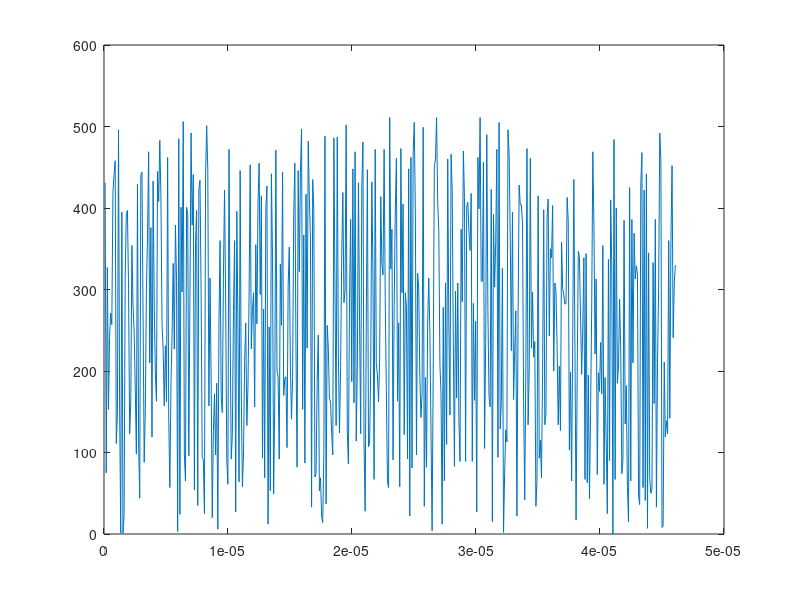
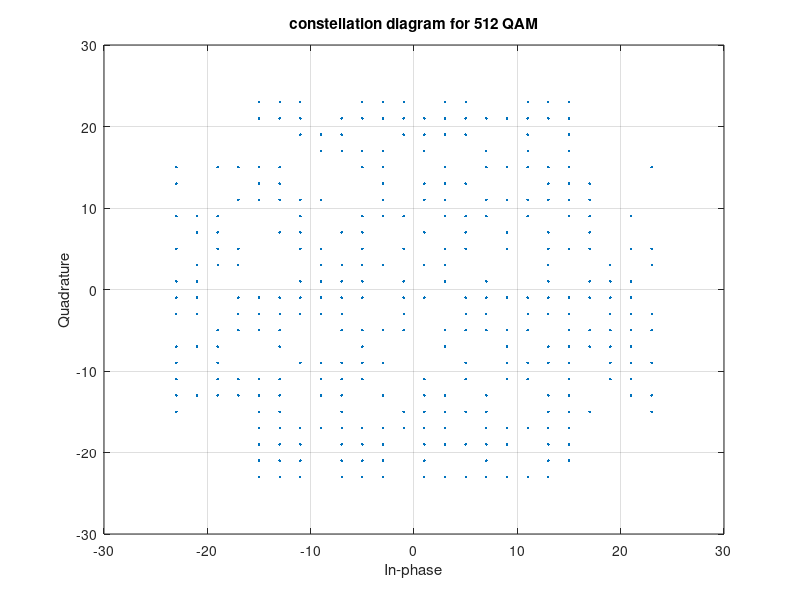
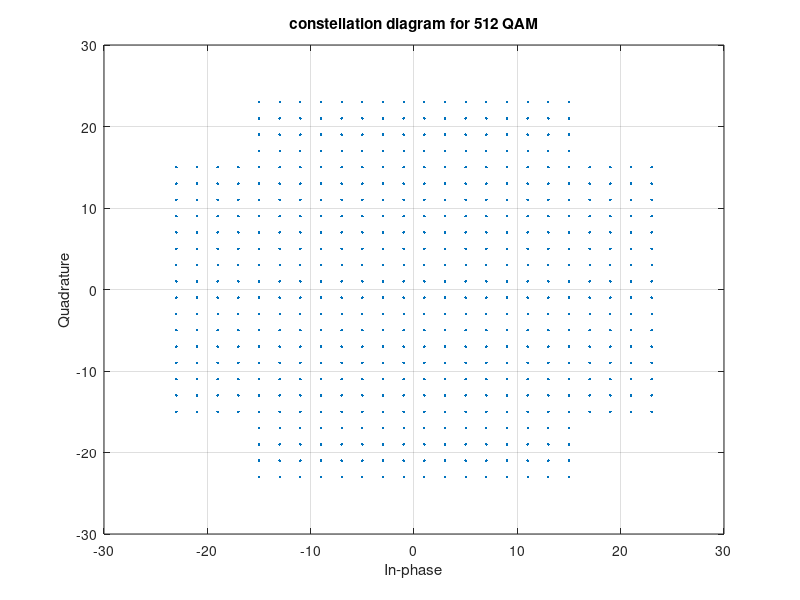
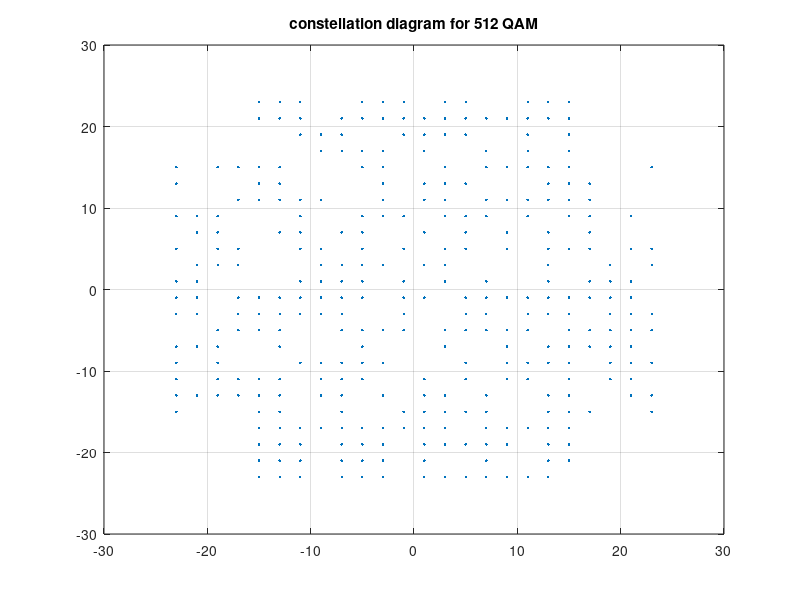

Reproduce these figures in MATLAB, in order.
clc
clear 
close all
%set(0,'DefaultFigureVisible','off');
M = 512; % # of symbols
m = log2(M); % #of bits/symbol
n = M*m; % #of bits
%generating stream of bits:
data=randi([0 1],n,1); 
stem(data);
%% convert stream of bits to digital signal:
bp = 1e-06; % bit period
bit = []; % empty array
for kk=1:1:length(data)
    if data(kk)== 1;
        set=ones(1,100);
    else data(kk)= 0;
        set=zeros(1,100);
    end
    bit =[bit set]; 
end
tb = bp/100:bp/100:length(data)*bp ;
plot(tb,bit)
%% convert stream of bits to symbolic form:
 data_symbol = reshape (data,M,m);
 for j=1:1:M
     for k=1:1:m
         s(j,k)= num2str(data_symbol(j,k)); % stream of bits to string
     end
 end
 S=bin2dec(s); % sting of bits to decimal
 sp = 9*(bp/100); %symbol period
 ts = sp:sp:length(data_symbol)*sp ;
 stem(S,'Linewidth',2.0)
 plot(ts,S)
 %% mapping symbols to general constellation
ci= -23:2:23;
bi= -23:2:23;
con_phi=ci+1i*bi;
con=[];
 for ii=1:1:24
     for j=1:1:24
         con1(j)=ci(ii)+1i*bi(j);
     end
     con=[con con1];
 end
conx=[];
for x=1:length(con)
if ((real(con(x))<=15)&&(real(con(x))>0))||...
((imag(con(x))<=15)&&(imag(con(x))>0))
conx=[conx con(x)];
elseif((real(con(x))>=-15)&&(real(con(x))<0))||...
((imag(con(x))<=15)&&(imag(con(x))>0))
conx=[conx con(x)];
elseif((real(con(x))>=-15)&&(real(con(x))<0))||...
((imag(con(x))>=-15)&&(imag(con(x))<0))
conx=[conx con(x)];
elseif((real(con(x))<=15)&&(real(con(x))>0))||...
((imag(con(x))>=-15)&&(imag(con(x))<0))
conx=[conx con(x)];
else
end
end
p =[]; % Defining empty array 
for v = 1:1:512
   for vv = 1:1:512
      if S(v) == vv-1
          p = [p conx(vv)];
      end
   end
end 
scatterplot(p),grid on;
title('constellation diagram for 512 QAM');
scatterplot(conx),grid on;
title('constellation diagram for 512 QAM');
%512 QAM modulation
figure
plot(real(p),imag(p),'.'); grid on;
title('constellation diagram for 512 QAM');
%% AWGN channel show noise effect on conestellation diagram:
snr = 10; % signal to noise ratio in dB
noise = awgn(p,snr,'measured'); % awgn effect 
        h = scatterplot (noise);
        grid
%% relation between the BER vs. Eb/No:
%noise1=[];
%EbNoindB=-10:5:20;
%for rr=1:1:7
%noise=awgn(p,EbNoindB(rr),'measured');
%noise1=[noise1 noise];
%end
%noise2 = num2cell(reshape(noise1,512,7),1);
%%%%%%%%%%%%
EbNo=-25;
noise1=awgn(p,EbNo,'measured');
%% setting threshold:
cii= -24:2:24;
bii= -24:2:24;
cii = cii(cii~=0);
bii = bii(bii~=0);
con_phii=cii+1i*bii;
con2=[];
for iii=1:1:24
     for jj=1:1:24
         con3(jj)=cii(iii)+1i*bii(jj);
     end
     con2=[con2 con3];
end
pp=[];%empty array
for c = 1:1:512
   for cc = 1:1:512
      if S(c) == cc-1
          pp = [pp con2(cc)];
      end
   end
end 
%ppp=[pp pp pp pp pp pp pp];
%% Demapping:
SS=zeros(size(noise1)); 
for kkk=1:1:512
  if (real(noise1(kkk))> 0) && (imag(noise1(kkk))> 0)
        for mu11=2:2:24
         if (real(noise1(kkk))<mu11)
            for mu21=2:2:24
               if (imag(noise1(kkk))<mu21)
                 for e=1:1:512
                 if abs(noise1(kkk))<=abs(con2(e))&&...
                    abs(mu11+1i*mu21)==abs(con2(e))
                       SS(e)=S(e);
                 end
                 end
               if (mu21)<(mu21+2)
               break
               end
               end
             end
            if (mu11)<(mu11+2)
                break
            end
          end
        end
  elseif (real(noise1(kkk))> 0) && (imag(noise1(kkk))< 0)
        for mu12=2:2:24
          if (real(noise1(kkk))<mu12)
           for mu22=-2:-2:-24
               if (imag(noise1(kkk))>mu22)
                       for e=1:1:512
                       if abs(noise1(kkk))<=abs(con2(e))&&...
                          abs(mu12+1i*mu22)==abs(con2(e))
                       SS(e)=S(e);
                       end
                       end
               if (mu22)>(mu22-2)
               break
               end
               end
            end
            if (mu12)<(mu12+2)
                break
            end
          end
        end
  elseif (real(noise1(kkk))< 0) && (imag(noise1(kkk))> 0)
          for mu13=-2:-2:-24
               if (real(noise1(kkk))>mu13)
               for mu23=2:2:24
               if (imag(noise1(kkk))<mu23)
                       for e=1:1:512
                       if abs(noise1(kkk))<=abs(con2(e))&&...
                          abs(mu13+1i*mu23)==abs(con2(e))
                       SS(e)=S(e);
                       end
                       end
               end
               if (mu23)<(mu23+2)
               break
               end
               end
               if (mu13)>(mu13-2)
                break
               end
          end
          end   
  elseif (real(noise1(kkk))< 0) && (imag(noise1(kkk))< 0)
          for mu14=-2:-2:-24
          if (real(noise1(kkk))>mu14)
              for mu24=-2:-2:-24
              if (imag(noise1(kkk))>mu24)
              for e=1:1:512
              if abs(noise1(kkk))<=abs(con2(e))&&...
                 abs(mu14+1i*mu24)==abs(con2(e))      
                   SS(e)=S(e);
               end
               end
               if (mu24)>(mu24-2)
               break
               end
               end
               end
               if (mu14)>(mu14-2)
               break
               end
          end
          end
  else
  end
end
SS1=SS';
ss=dec2bin(SS');
%% convert stream of bits to symbolic form:
for jo=1:1:M
     for ko=1:1:m
       data_symbol_o(jo,ko)= str2num(ss(jo,ko)); % stream of bits to string
     end
 end
data_o = reshape(data_symbol_o,n,1);
%% calc. bit error rate theortical & practiacl:
ber=0;
for kk=1:length(data)
    if data(kk)~=data_o(kk)
        ber=ber+1;
    end
end
EbNoindB=-10:5:20;
ber_total=[1042 430 151 135 78 42 29];
BER=ber_total/n;
semilogy(EbNoindB,BER)
title('the relation between the BER vs. Eb\NoindB');
xlabel('Eb\NoindB');
ylabel('bit_error_rate');
EbNoratio=10.^(EbNoindB/10);
Pe=(4/9)*(1-1/sqrt(M))*(0.5).*erfc(sqrt((3/2)*EbNoratio.*(9/(M-1))));
figure
semilogy(EbNoindB,Pe)
title('the relation between theortical BER vs. Eb\NoindB');
xlabel('Eb\NoindB');
ylabel('bit_error_rate');
%% omae wa mou shindeiru